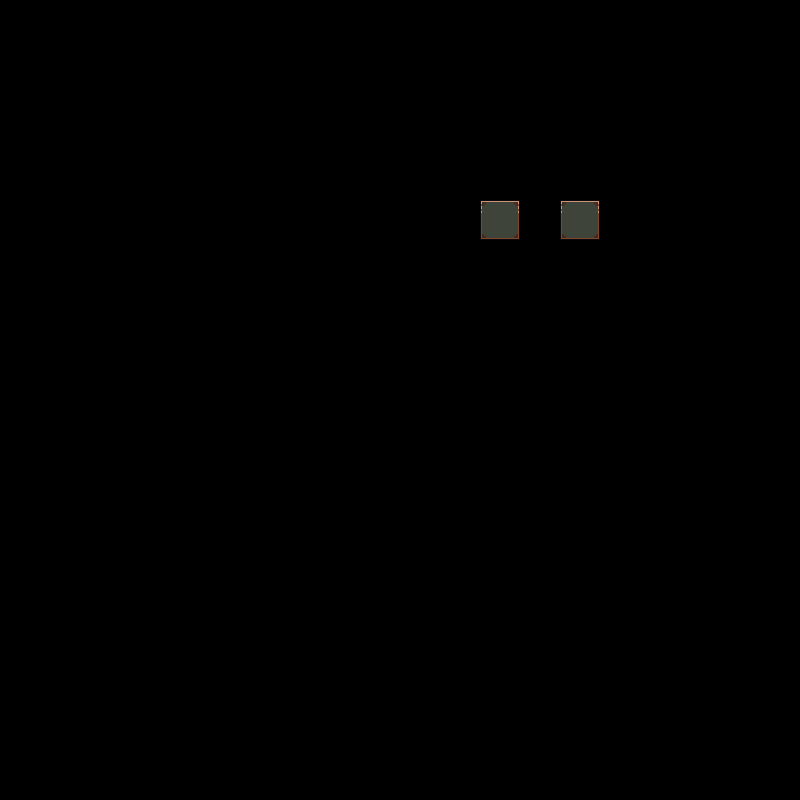

Rendered tile map (Tiled .tmx) drawn with the repository's tilesets; below, a short description and the full map source, tile grids included:
An orthogonal 20x20 tile map with 40x40 px tiles, 1 tile layer (Calque de Tile 1).

<map version="1.0" tiledversion="1.1.3" orientation="orthogonal" renderorder="right-down" width="20" height="20" tilewidth="40" tileheight="40" infinite="0" nextobjectid="1">
 <tileset firstgid="1" name="inventoryCase" tilewidth="40" tileheight="40" tilecount="3" columns="3">
  <image source="../assets/tilemaps/inventoryCase.png" width="120" height="40" />
 </tileset>
 <layer name="Calque de Tile 1" width="20" height="20">
  <data encoding="csv">
0,0,0,0,0,0,0,0,0,0,0,0,0,0,0,0,0,0,0,0,
0,0,0,0,0,0,0,0,0,0,0,0,0,0,0,0,0,0,0,0,
0,0,0,0,0,0,0,0,0,0,0,0,0,0,0,0,0,0,0,0,
0,0,0,0,0,0,0,0,0,0,0,0,0,0,0,0,0,0,0,0,
0,0,0,0,0,0,0,0,0,0,0,0,0,0,0,0,0,0,0,0,
0,0,0,0,0,0,0,0,0,0,0,0,3,0,3,0,0,0,0,0,
0,0,0,0,0,0,0,0,0,0,0,0,0,0,0,0,0,0,0,0,
0,0,0,0,0,0,0,0,0,0,0,0,0,0,0,0,0,0,0,0,
0,0,0,0,0,0,0,0,0,0,0,0,0,0,0,0,0,0,0,0,
0,0,0,0,0,0,0,0,0,0,0,0,0,0,0,0,0,0,0,0,
0,0,0,0,0,0,0,0,0,0,0,0,0,0,0,0,0,0,0,0,
0,0,0,0,0,0,0,0,0,0,0,0,0,0,0,0,0,0,0,0,
0,0,0,0,0,0,0,0,0,0,0,0,0,0,0,0,0,0,0,0,
0,0,0,0,0,0,0,0,0,0,0,0,0,0,0,0,0,0,0,0,
0,0,0,0,0,0,0,0,0,0,0,0,0,0,0,0,0,0,0,0,
0,0,0,0,0,0,0,0,0,0,0,0,0,0,0,0,0,0,0,0,
0,0,0,0,0,0,0,0,0,0,0,0,0,0,0,0,0,0,0,0,
0,0,0,0,0,0,0,0,0,0,0,0,0,0,0,0,0,0,0,0,
0,0,0,0,0,0,0,0,0,0,0,0,0,0,0,0,0,0,0,0,
0,0,0,0,0,0,0,0,0,0,0,0,0,0,0,0,0,0,0,0
</data>
 </layer>
</map>
